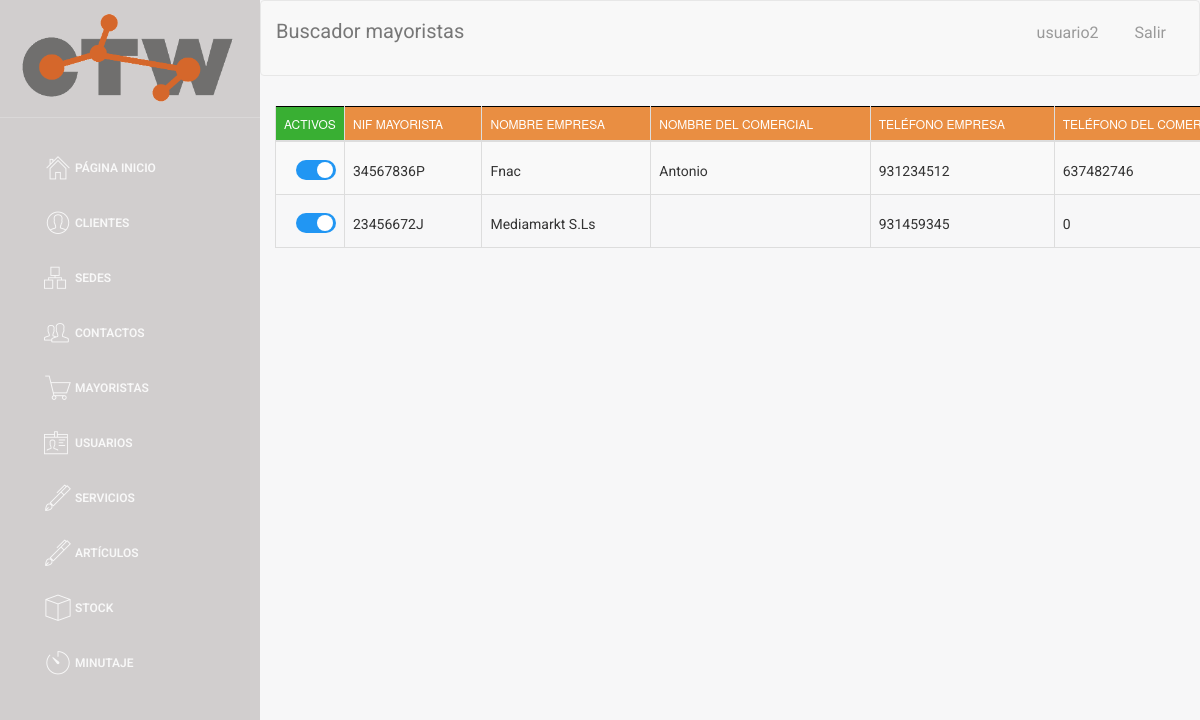
Page /buscador/buscador_mayoristas.php (signed in) on the earlier database version.
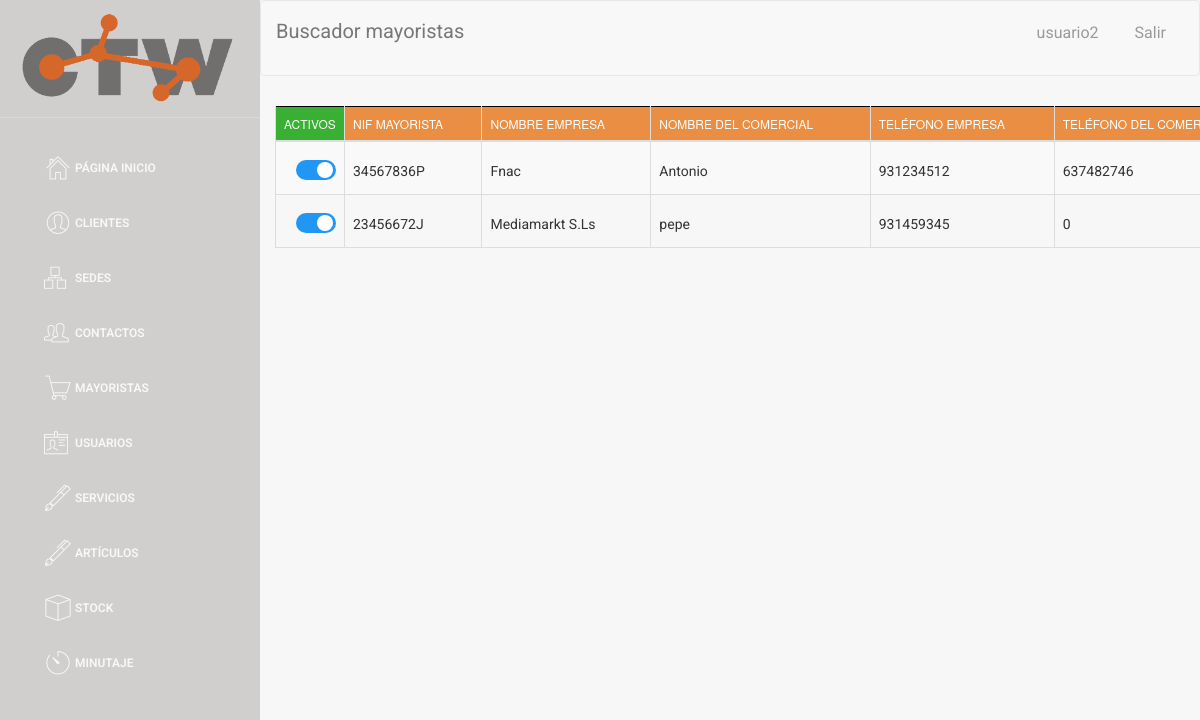
Same page on the later database version.
### tables this page shows
CREATE TABLE `MAYORISTA` (
  `NIF_MAYORISTA` varchar(9) NOT NULL,
  `nombre_empresa` varchar(30) NOT NULL,
  `nombre_comercial` varchar(40) DEFAULT NULL,
  `telefono_empresa` int(9) NOT NULL,
  `telefono_comercial` int(9) DEFAULT NULL,
  `extension_telefono_comercial` int(8) DEFAULT NULL,
  `email_empresa` varchar(30) NOT NULL,
  `email_comercial` varchar(30) DEFAULT NULL,
  `ubicacion` varchar(50) DEFAULT NULL,
  `pais` varchar(30) DEFAULT NULL,
  `prefijo` int(5) DEFAULT NULL,
  `activo` tinyint(1) NOT NULL DEFAULT '1'
);

### web/assets/php/selects.php (called while the page is built, shortened)
<?php
function select_all_mayorista()
{
    $conn = connect();
    $sql = "SELECT *
    FROM MAYORISTA
    ORDER BY nombre_empresa asc";
    $data = $conn->query($sql);
    return $data;
}

### web/buscador/buscador_mayoristas.php (the view, shortened to what this page needs)
<!doctype html>
<?php
include('../assets/php/selects.php');
include('../assets/php/functions.php');
if ($_SESSION["login_done"] == true){
?>
<html lang="en">
<head>
</head>
<body>
<div class="wrapper">
    <div class="sidebar">
        <div class="sidebar-wrapper">
        </div>
    </div>
    <div class="main-panel">
        <nav class="navbar navbar-default navbar-fixed">
            <div class="container-fluid">
                <div class="navbar-header">
                <a class="navbar-brand">Buscador mayoristas</a>
            </div>
            <div class="collapse navbar-collapse">
            </div>
        </div>
        </nav>
        <div class="content2">
            <div class="container-fluid">
                <div class="row">
                    <div>
                        <div>
                            <table id="buscador_mayorista" class="table table-striped table-bordered">
                                <thead>
                                <tr>
                                    <th style="background-color: #39AF33; width: 3px;">Activos</th>
                                    <th>Nif mayorista</th>
                                    <th>Nombre empresa</th>
                                    <th>Nombre del comercial</th>
                                    <th>Teléfono empresa</th>
                                    <th>Teléfono del comercial</th>
                                </tr>
                                </thead>
                                <tbody>
                                <?php
                                $data = select_all_mayorista();
                                if ($data->num_rows > 0) {
                                    while ($row = $data->fetch_assoc()) {
                                        $pk = $row['NIF_MAYORISTA'];
                                        ?>
                                        <tr>
                                            <?php checkbox_mayorista($row['activo'],$row['NIF_MAYORISTA']  )?>
                                            <td><label style="margin-top: 11px;"><a href="#" class="NIF_MAYORISTA"
                                                                                    data-pk=<?php echo "\"$pk\""; ?>><?php echo $row['NIF_MAYORISTA'] ?> </a></label>
                                            </td>
                                            <td><label style="margin-top: 11px;"><a href="#" class="nombre_empresa"
                                                                                    data-pk=<?php echo "\"$pk\""; ?>><?php echo $row['nombre_empresa'] ?> </a></label>
                                            </td>
                                            <td><label style="margin-top: 11px;"><a href="#" class="nombre_comercial"
                                                                                    data-pk=<?php echo "\"$pk\""; ?>><?php echo $row['nombre_comercial'] ?> </a></label>
                                            </td>
                                            <td><label style="margin-top: 11px;"><a href="#" class="telefono_empresa"
                                                                                    data-pk=<?php echo "\"$pk\""; ?>><?php echo $row['telefono_empresa'] ?> </a></label>
                                            </td>
                                            <td><label style="margin-top: 11px;"><a href="#" class="telefono_comercial"
                                                                                    data-pk=<?php echo "\"$pk\""; ?>><?php echo $row['telefono_comercial'] ?> </a></label>
                                            </td>
                                        </tr>
                                        <?php
                                    }
                                } else {
                                    echo "0 results";
                                }
                                ?>
                                </tbody>
                            </table>
                        </div>
                    </div>
                </div>
            </div>
        </div>
    </div>
</div>
</body>
</html>
<?php
} else {
    echo "false";
    header("location:../index.php");
}
?>

### web/assets/php/functions.php (shortened to what this page needs)
<html>
    <?php
function checkbox_mayorista($activo, $NIF_MAYORISTA)
{
    if ($activo == 0) {
        echo "<td><label style=\"margin-top: 10px; margin-left:12px;\" class=\"switcha\" ><a class=\"checkbox_activo\">&nbsp;0</a><input  type=\"checkbox\" onchange=\" onchange_mayorista('$NIF_MAYORISTA', $activo)\"><div  class=\"slider rounda\"></div></label></td>";
    } else {
        echo "<td><label style=\"margin-top: 10px; margin-left:12px;\" class=\"switcha\"><a  class=\"checkbox_activo\">&nbsp;1</a><input  type=\"checkbox\" checked onchange=\" onchange_mayorista('$NIF_MAYORISTA', $activo)\" ><div  class=\"slider rounda\"></div></label></td>";
    }
}
?>
</html>

Differences in the rows shown:
changed mayorista "Mediamarkt S.Ls": nombre_comercial (not shown) → "pepe"
